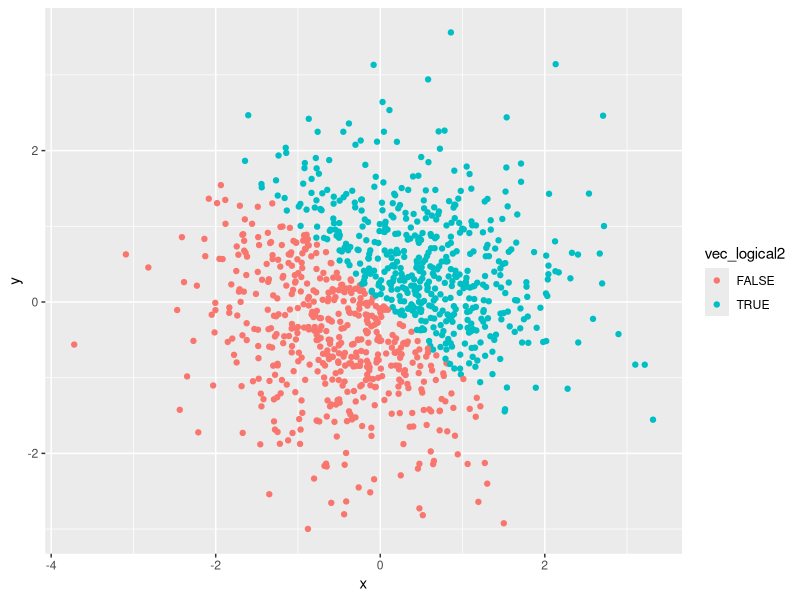
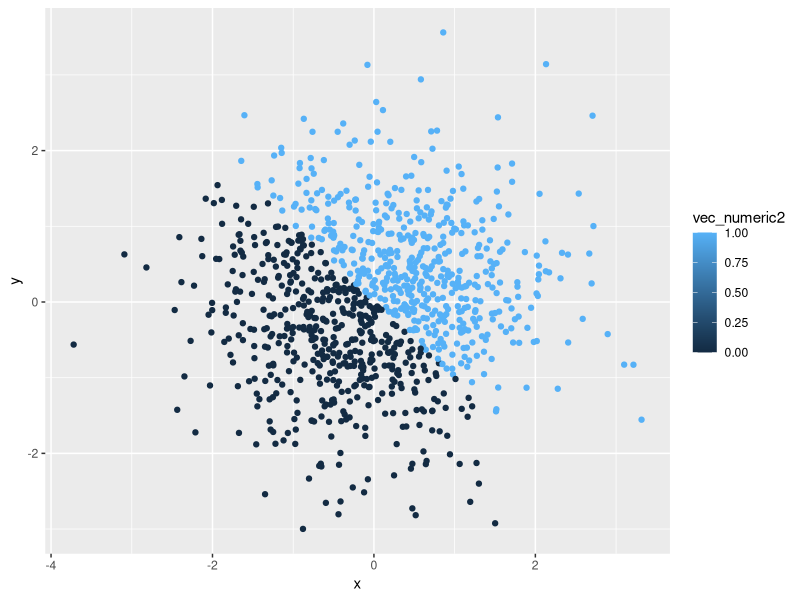
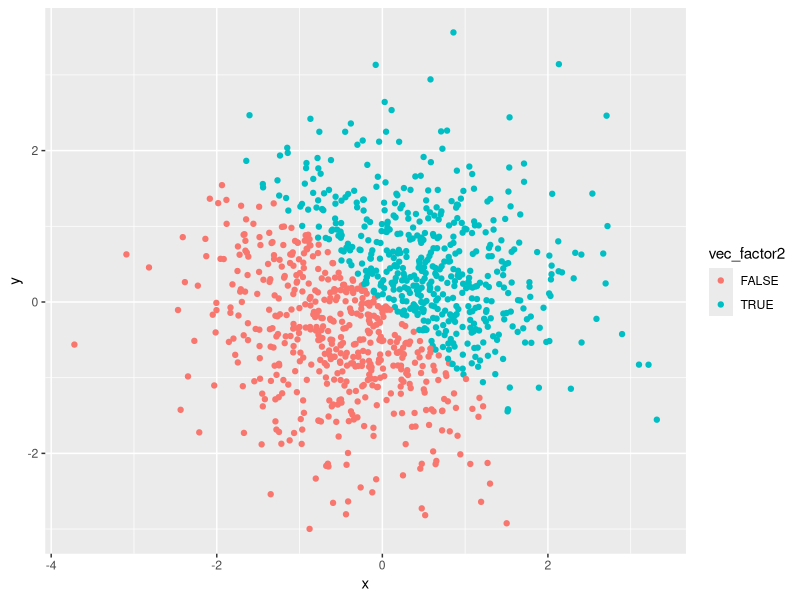
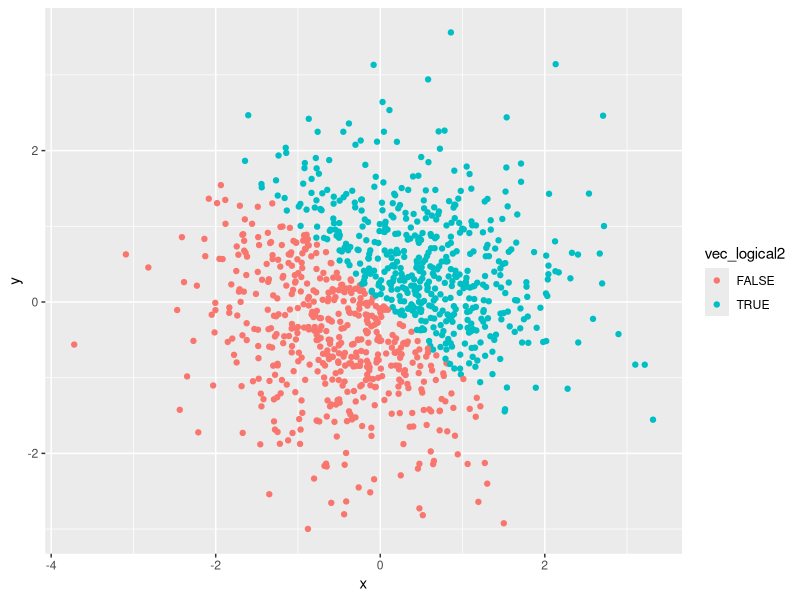

The R script that drew these images, in order:
## ---- chunk 1
library(tidyverse)
sed.seed = 777
rs = runif(10, 0, 5)
df = tibble(
  rs,
  vec_logical = rs>2,
  vec_character = c("usa", "canada", "france", "england", "japan", "sweden", "korea", "germany", "italy", "austria"),
  vec_factor = c("M", "M", "M", "F", "M", "F", "M", "F", "M", "F")
)
#print df
df
#mean of variables in dataframe
mean(df$rs)
mean(df$vec_logical)
mean(df$vec_character)
mean(df$vec_factor)
###We can calculate numeric and logical vectors' means because the logical vector "FALSE" and "TRUE" was transformed into numeric 0 and 1. Since character and factor cannot be transformed, their means could not be calculated.

## ---- chunk 2
as.numeric(df$vec_logical)
as.numeric(df$vec_character)
as.numeric(df$vec_factor)
###It shows logical "TRUE" and "FALSE" could be converted into numeric 1 and 0, while character and factor variables could not be converted (respectively replaced by "NA" after coercion).
## ---- chunk 3
as.numeric(
  as.factor(df$vec_character)
)
as.numeric(
  as.character(df$vec_factor)
)
###If I convert character to factor then numeric, it will work. It seems those characters refer to data in some database? While converting factor to character then numeric doesn't work (respectively replaced by "NA" after coercion).
## ---- chunk 4
set.seed(777)

x = rnorm(1000)
y = rnorm(1000)
vec_logical2 = x + y > 0
vec_numeric2 = as.numeric(vec_logical2)
vec_factor2 = as.factor(vec_logical2)

df2 = tibble(x, y, vec_logical2, vec_numeric2, vec_factor2)

df2
## ---- chunk 5
library(ggplot2)
ggplot(df2, aes(x = x, y = y, color = vec_logical2)) + geom_point()
ggsave("df2.pdf", height = 5, width = 7 )
###save the graph as df2.pdf, let the height be 5, width be 7.
ggplot(df2, aes(x = x, y = y, color = vec_numeric2)) + geom_point()
ggplot(df2, aes(x = x, y = y, color = vec_factor2)) + geom_point()

###From the color scales we can see that the color of the dots in first(logical vector) and third(factor vector) is bipolar, while the second(numeric vector) is gradual.
